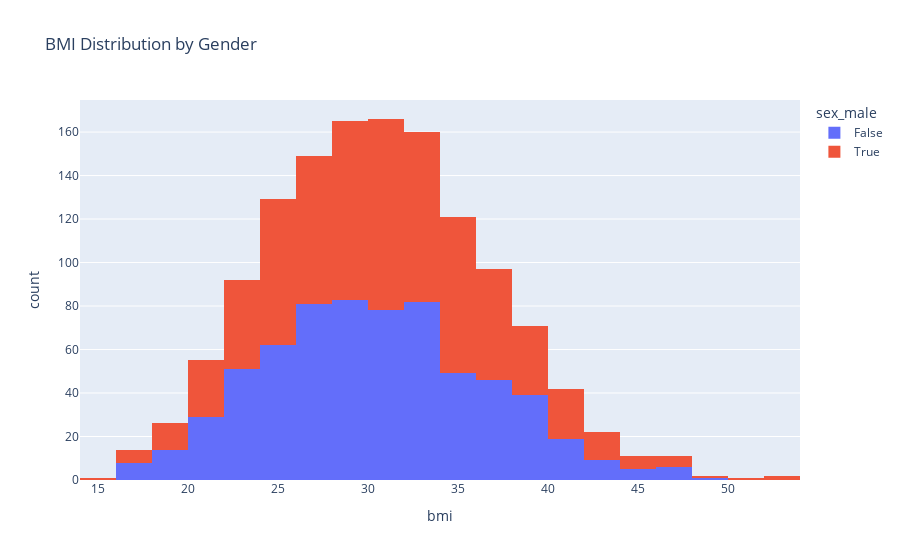

Here is the notebook cell this chart was saved with:
### Code cell
# Interactive histogram
fig = px.histogram(df, x='bmi', nbins=30, color='sex_male',
                   title="BMI Distribution by Gender")
fig.show()

### Figure 1 — Plotly figure (JSON) as saved in the notebook; plotly's stock layout.template omitted (floating-point values rounded to 4 significant figures; data arrays with more than 128 entries replaced by an {"elided": "..."} marker saying what was removed)
{"data": [{"bingroup": "x", "hovertemplate": "sex_male=False<br>bmi=%{x}<br>count=%{y}<extra></extra>", "legendgroup": "False", "marker": {"color": "#636efa", "pattern": {"shape": ""}}, "name": "False", "nbinsx": 30, "orientation": "v", "showlegend": true, "type": "histogram", "x": {"elided": "662 float values"}, "xaxis": "x", "yaxis": "y"}, {"bingroup": "x", "hovertemplate": "sex_male=True<br>bmi=%{x}<br>count=%{y}<extra></extra>", "legendgroup": "True", "marker": {"color": "#EF553B", "pattern": {"shape": ""}}, "name": "True", "nbinsx": 30, "orientation": "v", "showlegend": true, "type": "histogram", "x": {"elided": "675 float values"}, "xaxis": "x", "yaxis": "y"}], "layout": {"barmode": "relative", "legend": {"title": {"text": "sex_male"}, "tracegroupgap": 0}, "title": {"text": "BMI Distribution by Gender"}, "xaxis": {"anchor": "y", "domain": [0, 1], "title": {"text": "bmi"}}, "yaxis": {"anchor": "x", "domain": [0, 1], "title": {"text": "count"}}}}
